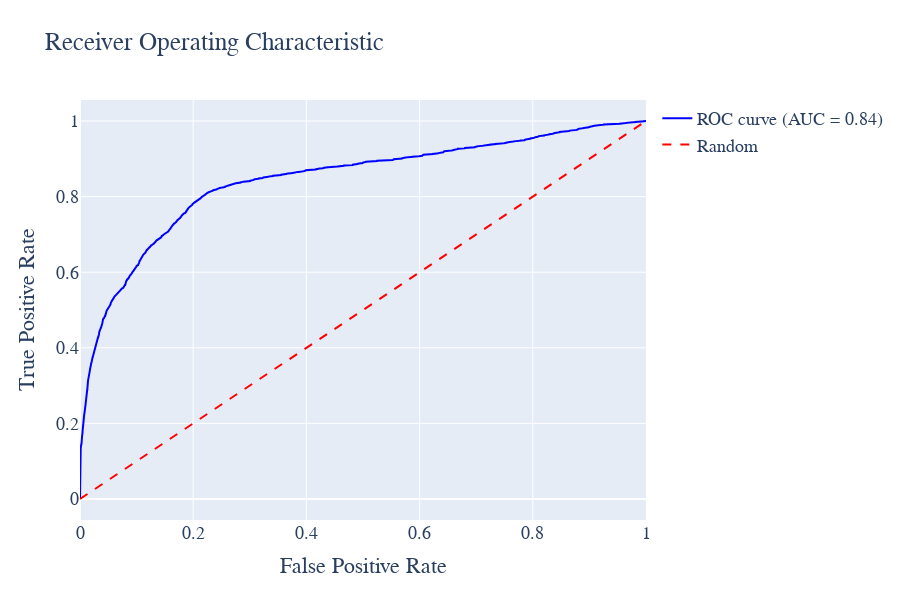

Here is the notebook cell this chart was saved with:
### Code cell
# %%
import plotly.graph_objects as go
from sklearn.metrics import roc_curve, auc

# 计算ROC曲线
roc_auc = auc(fpr, tpr)

# 计算ROC曲线
roc_auc = auc(fpr, tpr)

# 创建布局
layout = go.Layout(
    title='Receiver Operating Characteristic',
    xaxis=dict(title='False Positive Rate'),
    yaxis=dict(title='True Positive Rate'),
    hovermode='closest',
    width=900, height=600,
    font=dict(family='Times New Roman', size=18)
)

# 创建ROC曲线图形
roc_trace = go.Scatter(
    x=fpr,
    y=tpr,
    mode='lines',
    line=dict(color='blue', width=2),
    name='ROC curve (AUC = %0.2f)' % roc_auc
)

# 创建对角线图形
diagonal_trace = go.Scatter(
    x=[0, 1],
    y=[0, 1],
    mode='lines',
    line=dict(color='red', width=2, dash='dash'),
    name='Random'
)

# 创建图表数据
data = [roc_trace, diagonal_trace]

# 创建图表
fig = go.Figure(data=data, layout=layout)

fig.write_html('Image/4_3_3.html')
# 显示图表
fig.show()

### Figure 1 — Plotly figure (JSON) as saved in the notebook; plotly's stock layout.template omitted (floating-point values rounded to 4 significant figures; data arrays with more than 128 entries replaced by an {"elided": "..."} marker saying what was removed)
{"data": [{"line": {"color": "blue", "width": 2}, "mode": "lines", "name": "ROC curve (AUC = 0.84)", "type": "scatter", "x": {"elided": "4476 float values"}, "y": {"elided": "4476 float values"}}, {"line": {"color": "red", "dash": "dash", "width": 2}, "mode": "lines", "name": "Random", "type": "scatter", "x": [0, 1], "y": [0, 1]}], "layout": {"font": {"family": "Times New Roman", "size": 18}, "height": 600, "hovermode": "closest", "title": {"text": "Receiver Operating Characteristic"}, "width": 900, "xaxis": {"title": {"text": "False Positive Rate"}}, "yaxis": {"title": {"text": "True Positive Rate"}}}}
